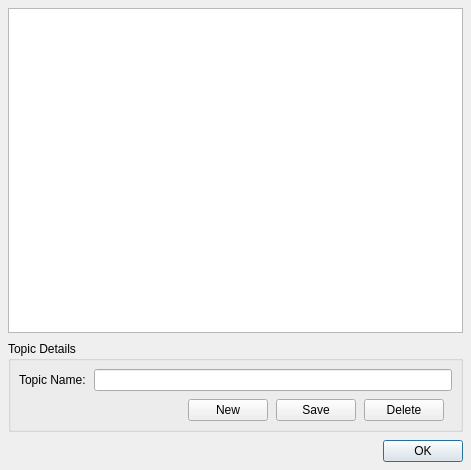
<ui version="4.0" >
 <class>TopicsDialog</class>
 <widget class="QDialog" name="TopicsDialog" >
  <property name="geometry" >
   <rect>
    <x>0</x>
    <y>0</y>
    <width>471</width>
    <height>470</height>
   </rect>
  </property>
  <property name="windowTitle" >
   <string>Topic Maintenance</string>
  </property>
  <layout class="QGridLayout" name="TopicsLayout" >
   <property name="margin" >
    <number>8</number>
   </property>
   <property name="spacing" >
    <number>8</number>
   </property>
   <item row="1" column="0" >
    <widget class="QGroupBox" name="TopicGroupBox" >
     <property name="title" >
      <string>Topic Details</string>
     </property>
     <layout class="QGridLayout" name="DetailsLayout" >
      <property name="margin" >
       <number>8</number>
      </property>
      <property name="spacing" >
       <number>8</number>
      </property>
      <item row="0" column="0" >
       <widget class="QLabel" name="TopicNameLabel" >
        <property name="text" >
         <string>Topic Name:</string>
        </property>
       </widget>
      </item>
      <item row="0" column="1" colspan="6" >
       <widget class="QLineEdit" name="TopicNameEdit" />
      </item>
      <item row="1" column="0" colspan="3" >
       <spacer name="ButtonsSpacer" >
        <property name="orientation" >
         <enum>Qt::Horizontal</enum>
        </property>
        <property name="sizeHint" stdset="0" >
         <size>
          <width>198</width>
          <height>20</height>
         </size>
        </property>
       </spacer>
      </item>
      <item row="1" column="5" >
       <widget class="QPushButton" name="DeleteButton" >
        <property name="toolTip" >
         <string>Delete Author</string>
        </property>
        <property name="text" >
         <string>Delete</string>
        </property>
        <property name="icon" >
         <iconset resource="../images/openlp-2.qrc" >
          <normaloff>:/services/service_delete.png</normaloff>:/services/service_delete.png</iconset>
        </property>
       </widget>
      </item>
      <item row="1" column="4" >
       <widget class="QPushButton" name="AddUpdateButton" >
        <property name="toolTip" >
         <string>Add Update Author</string>
        </property>
        <property name="text" >
         <string>Save</string>
        </property>
        <property name="icon" >
         <iconset resource="../images/openlp-2.qrc" >
          <normaloff>:/services/service_save.png</normaloff>:/services/service_save.png</iconset>
        </property>
       </widget>
      </item>
      <item row="1" column="3" >
       <widget class="QPushButton" name="ClearButton" >
        <property name="toolTip" >
         <string>Clear Selection</string>
        </property>
        <property name="text" >
         <string>New</string>
        </property>
        <property name="icon" >
         <iconset resource="../images/openlp-2.qrc" >
          <normaloff>:/services/service_new.png</normaloff>:/services/service_new.png</iconset>
        </property>
       </widget>
      </item>
     </layout>
    </widget>
   </item>
   <item row="0" column="0" >
    <widget class="QTableWidget" name="TopicsListView" >
     <property name="alternatingRowColors" >
      <bool>true</bool>
     </property>
    </widget>
   </item>
   <item row="2" column="0" >
    <widget class="QDialogButtonBox" name="ButtonBox" >
     <property name="orientation" >
      <enum>Qt::Horizontal</enum>
     </property>
     <property name="standardButtons" >
      <set>QDialogButtonBox::Ok</set>
     </property>
    </widget>
   </item>
  </layout>
 </widget>
 <resources>
  <include location="../images/openlp-2.qrc" />
 </resources>
 <connections>
  <connection>
   <sender>ButtonBox</sender>
   <signal>accepted()</signal>
   <receiver>TopicsDialog</receiver>
   <slot>accept()</slot>
   <hints>
    <hint type="sourcelabel" >
     <x>248</x>
     <y>254</y>
    </hint>
    <hint type="destinationlabel" >
     <x>157</x>
     <y>274</y>
    </hint>
   </hints>
  </connection>
  <connection>
   <sender>ButtonBox</sender>
   <signal>rejected()</signal>
   <receiver>TopicsDialog</receiver>
   <slot>reject()</slot>
   <hints>
    <hint type="sourcelabel" >
     <x>316</x>
     <y>260</y>
    </hint>
    <hint type="destinationlabel" >
     <x>286</x>
     <y>274</y>
    </hint>
   </hints>
  </connection>
 </connections>
</ui>
